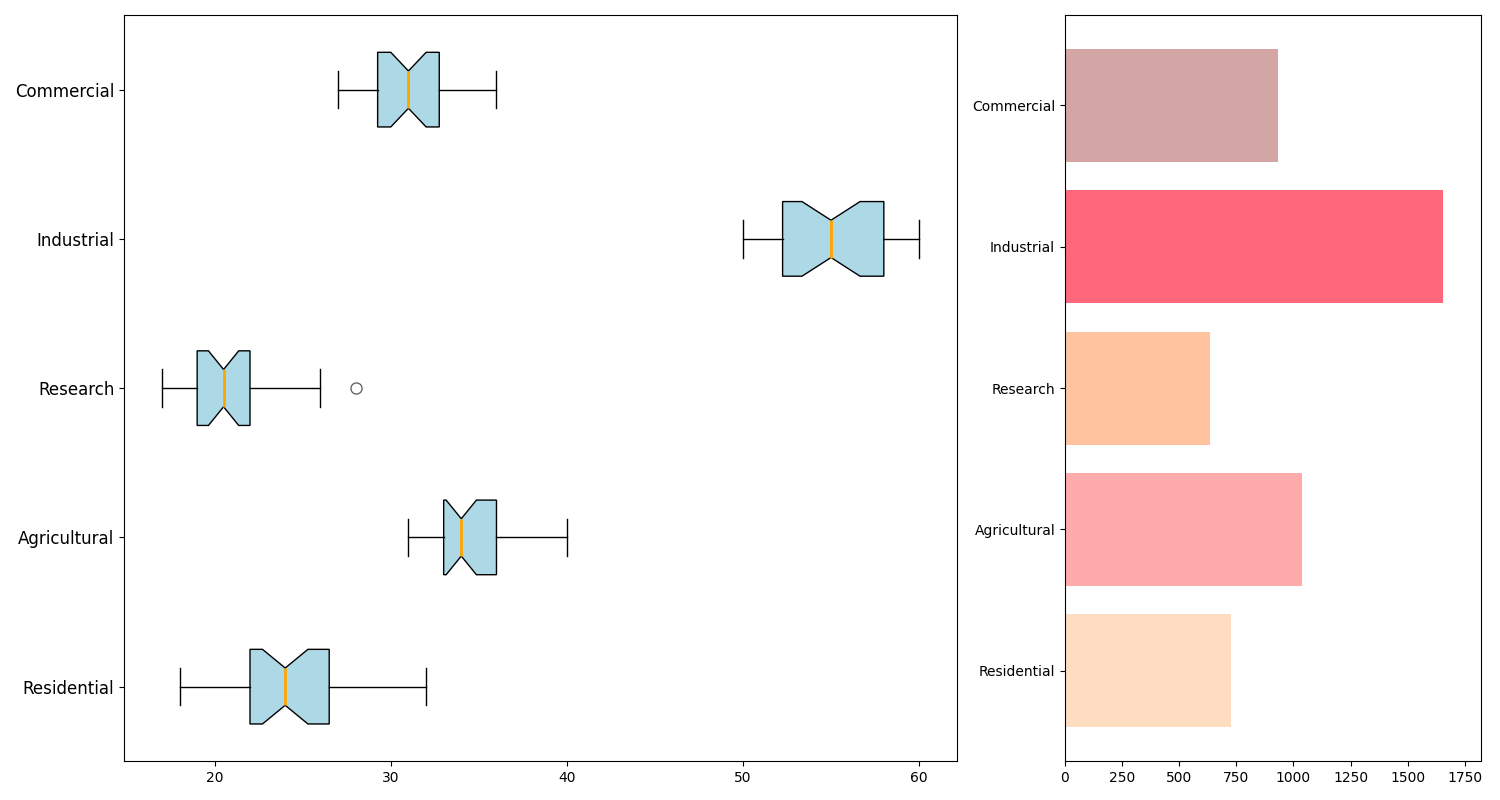

Recreate this plot in Python.
import matplotlib.pyplot as plt
import numpy as np

residential = [24, 30, 23, 22, 27, 32, 22, 23, 19, 24, 25, 21, 21, 23, 24, 24, 29, 25, 30, 18, 28, 23, 21, 22, 23, 24, 28, 27, 22, 24]
agricultural = [34, 38, 39, 34, 31, 38, 37, 34, 35, 32, 36, 38, 33, 31, 33, 34, 32, 40, 36, 37, 35, 34, 33, 32, 31, 35, 36, 34, 33, 32]
research = [20, 25, 20, 21, 22, 17, 18, 19, 18, 24, 23, 26, 20, 21, 18, 19, 22, 21, 20, 19, 25, 26, 21, 22, 20, 19, 28, 22, 20, 19]
industrial = [51, 58, 52, 52, 51, 58, 60, 59, 57, 56, 53, 52, 53, 55, 50, 51, 55, 58, 60, 57, 56, 58, 59, 60, 55, 53, 52, 54, 55, 56]
commercial = [29, 34, 32, 31, 29, 32, 31, 30, 33, 34, 28, 29, 27, 30, 31, 32, 36, 34, 33, 35, 31, 30, 29, 32, 34, 30, 29, 28, 31, 30]

total_consumption = [sum(residential), sum(agricultural), sum(research), sum(industrial), sum(commercial)]

sectors = ["Residential", "Agricultural", "Research", "Industrial", "Commercial"]

fig, axs = plt.subplots(1, 2, figsize=(15, 8), gridspec_kw={'width_ratios': [2, 1]})

axs[0].boxplot([residential, agricultural, research, industrial, commercial], vert=False, patch_artist=True, notch=True,
               boxprops=dict(facecolor='lightblue'),
               whiskerprops=dict(),
               capprops=dict(),
               flierprops=dict(marker='o', color='red', markersize=8, alpha=0.6),
               medianprops=dict(color='orange', linewidth=2))

axs[0].set_yticks(np.arange(1, len(sectors) + 1))
axs[0].set_yticklabels(sectors, fontsize=12)

axs[1].barh(sectors, total_consumption, color=['#FFDDC1', '#FFABAB', '#FFC3A0', '#FF677D', '#D4A5A5'])

axs[1].set_xlim(0, max(total_consumption) * 1.1)

plt.tight_layout()
plt.show()
